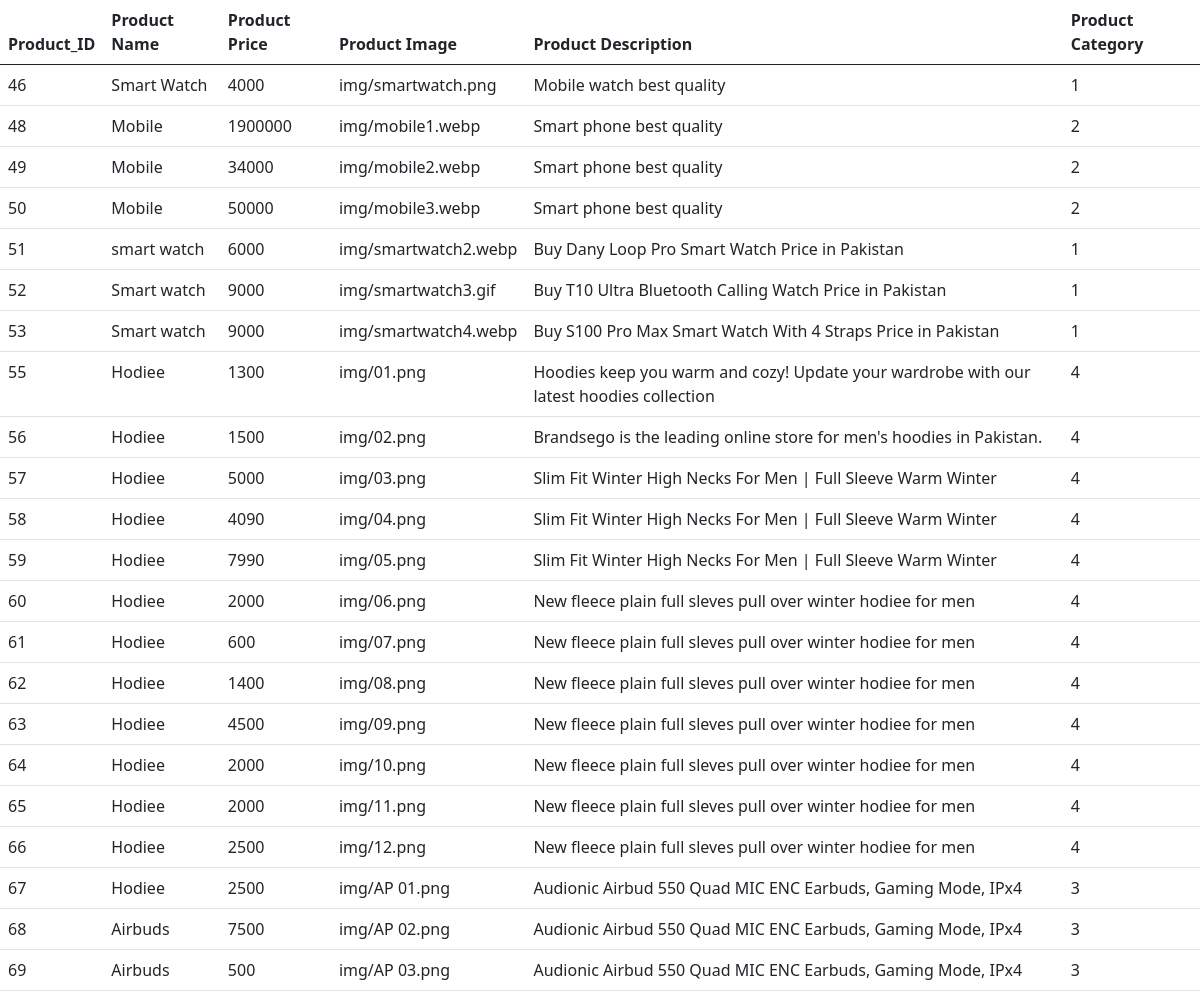
Before: /admin/product.php with the older database file.
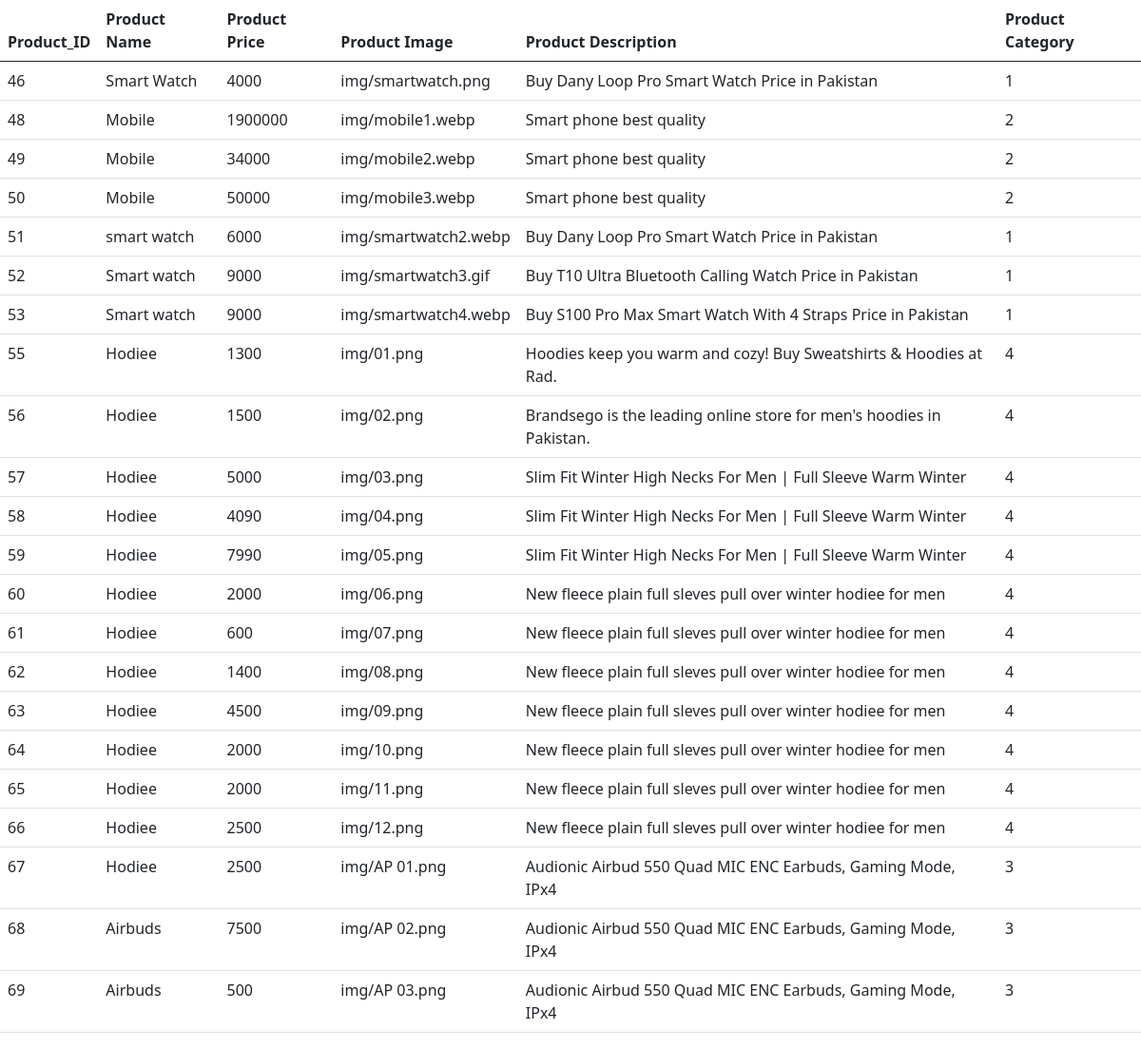
After: the same page with the newer database file.
### tables this page shows
CREATE TABLE `products` (
  `prod_id` int(11) NOT NULL,
  `prodname` varchar(100) NOT NULL,
  `prodprice` int(11) NOT NULL,
  `prodimage` varchar(255) NOT NULL,
  `Prod_Desc` varchar(255) NOT NULL,
  `Prod_Category` int(11) DEFAULT NULL
);

### admin/product.php (the view, shortened to what this page needs)
<?php
    include("config.php");
    $query = "SELECT * FROM products;";
    $result = mysqli_query($conn, $query);
    ?>
    <!DOCTYPE html>
    <html lang="en">
    <head>
        <link href="https://cdn.jsdelivr.net/npm/bootstrap@5.0.2/dist/css/bootstrap.min.css" rel="stylesheet">
    </head>
    <body>
        <table class="table table-border">
            <thead>
                <tr>
                    <th>Product_ID</th>
                    <th>Product Name</th>
                    <th>Product Price</th>
                    <th>Product Image</th>
                    <th>Product Description</th>
                    <th>Product Category</th>
                </tr>
            </thead>
            <tbody>
                <?php
                while($data = mysqli_fetch_assoc($result)){
                    ?>
                    <tr>
                        <td><?php echo $data["prod_id"]?></td>
                        <td><?php echo $data["prodname"]?></td>
                        <td><?php echo $data["prodprice"]?></td>
                        <td><?php echo $data["prodimage"]?></td>
                        <td><?php echo $data ["Prod_Desc"]?></td>
                        <td><?php echo $data["Prod_Category"]?></td>
                        <?php
                }
                ?>
                </tr>
            </tbody>
        </table>
    </body>
    </html>

Changed rows visible on the page:
changed products "Smart Watch": Prod_Desc "Mobile watch best quality" → "Buy Dany Loop Pro Smart Watch Price in Pakistan"
changed products "img/01.png": Prod_Desc "Hoodies keep you warm and cozy! Update your wardrobe with our latest hoodies collection" → "Hoodies keep you warm and cozy! Buy Sweatshirts & Hoodies at Rad."
